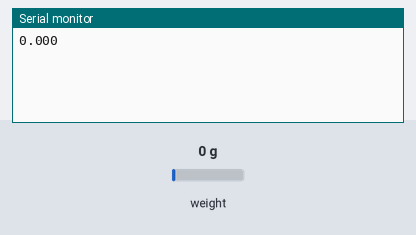
Bench run of a sketch on a simulated Arduino Uno, built with avr-gcc and run on an emulated ATmega328P. Shown: the last lines printed to the serial monitor. The test bench sets the inputs (shaded band); at power-on: weight on the scale 0 g.

Above: at 2.2 s.
2.3 s: weight on the scale set to 100 g
At 6.9 s:
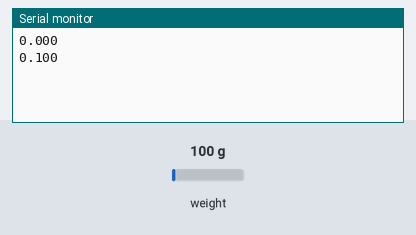
7.4 s: weight on the scale set to 1250 g
At 12.0 s:
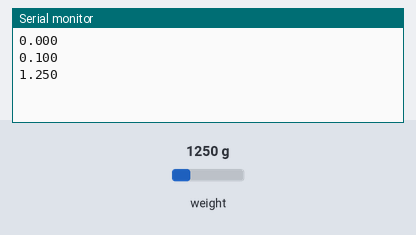
Timing chart, 0 to 13.5 s (numbered marks = the images above; inputs shaded):
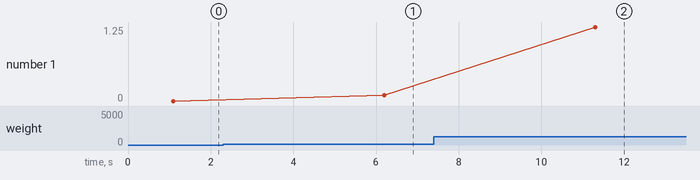

Measured:
- after the input at 2.3 s, the serial monitor: prints a new line after 3.9 s (image 1)
- after the input at 7.4 s, the serial monitor: prints a new line after 3.9 s (image 2)
- plotted number 1: 0 → 0.1 after the input at 2.3 s, 0.1 → 1.25 after the input at 7.4 s

The sketch:

pet_tracker.ino
```cpp
#include "HX711.h"

#define calibration_factor 220000 //This value is obtained using the SparkFun_HX711_Calibration sketch

#define LOADCELL_DOUT_PIN  3
#define LOADCELL_SCK_PIN  2

HX711 scale;

void setup() {
  Serial.begin(9600);

  scale.begin(LOADCELL_DOUT_PIN, LOADCELL_SCK_PIN);
  scale.set_scale(calibration_factor); //This value is obtained by using the SparkFun_HX711_Calibration sketch
  scale.tare(); //Assuming there is no weight on the scale at start up, reset the scale to 0
}

void loop() {
  Serial.print(scale.get_units(), 3); //scale.get_units() returns a float
  Serial.println();
  delay(5000);
}
```
